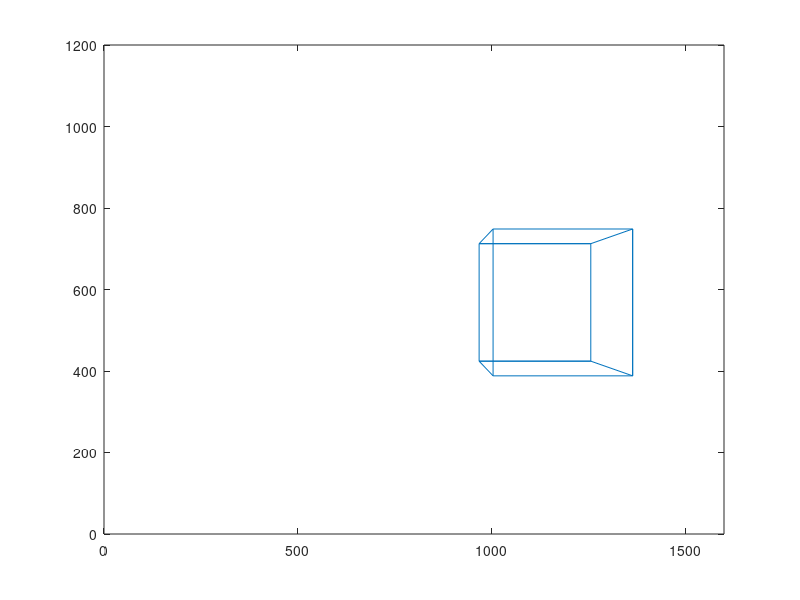
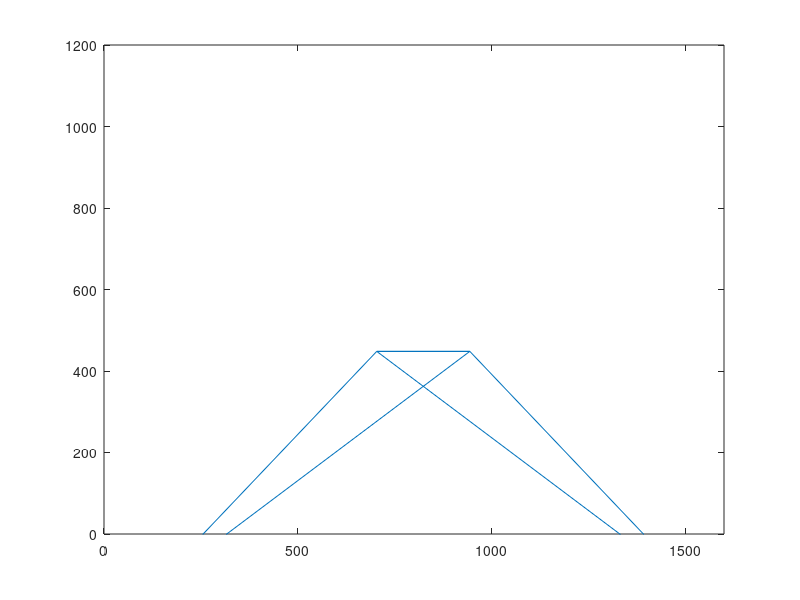
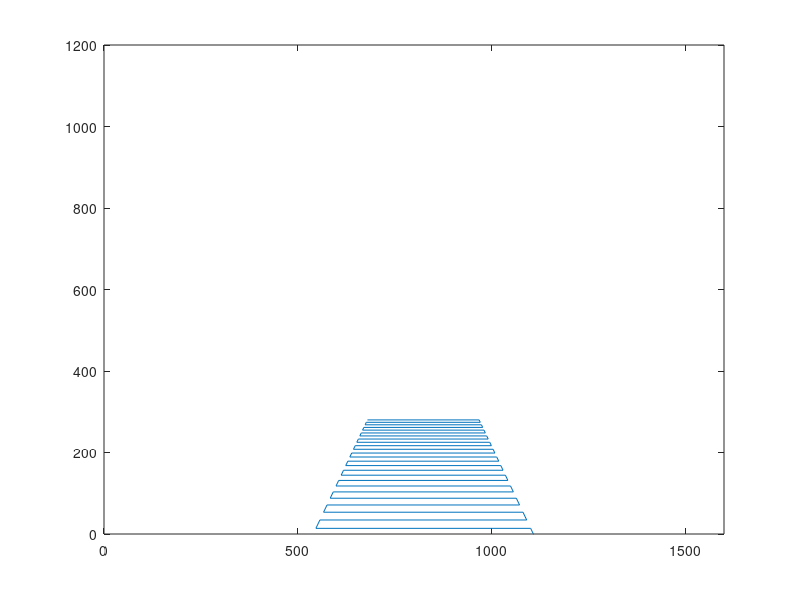

Write the MATLAB code that produced these figures, in order.
f_x = 1440.91263340420;
f_y = 1441.50861351267;
p_x = 823.957545887656;
p_y = 568.296028574054;
s = 0;

image_width = 1600;
image_height = 1200;

K = [f_x s p_x;0 f_y p_y;0 0 1];
K_inv = [f_y 0 (-p_x*f_y);0 f_x (-p_y*f_x);0 0 (f_x*f_y)]*1/((f_x).*(f_y));


theta = 0;
R = [1 0 0; 0 cos(theta) sin(theta); 0 -sin(theta) cos(theta)];

%=== DEFINE A CUBE ===%
L = 1;
H = 1;
D = 4;

delta_x = L/2;
delta_y = -H/2;
delta_z = 0;

p_1 = [0;L;D]+[delta_x;delta_y;delta_z];
p_2 = [L;L;D]+[delta_x;delta_y;delta_z];
p_3 = [L;0;D]+[delta_x;delta_y;delta_z];
p_4 = [0;0;D]+[delta_x;delta_y;delta_z];
p_5 = p_1 + [0;0;H];
p_6 = p_2 + [0;0;H];
p_7 = p_3 + [0;0;H];
p_8 = p_4 + [0;0;H];

%Transform Points Individually 3D -> 2D
P_1 = K*p_1;
P_2 = K*p_2;
P_3 = K*p_3;
P_4 = K*p_4;
P_5 = K*p_5;
P_6 = K*p_6;
P_7 = K*p_7;
P_8 = K*p_8;

%Alternate Description
p_array = [p_1 p_2 p_3 p_4 p_1 p_5 p_6 p_7 p_8 p_5 p_6 p_2 p_3 p_7 p_8 p_4];

out = [];
for I = p_array
    out = [out K*R*I];
end

figure(1)
plot(out(1,:)./out(3,:),out(2,:)./out(3,:))
axis([0 image_width 0 image_height])

%=== DEFINE A ROAD ===%
W = 1 ;
L = 10 ;
D = 2 ;
H = 1 ;

p_11 = [-W;-H;D];
p_12 = [-W;-H;D+L];
p_21 = [W;-H;D];
p_22 = [W;-H;D+L];

road_path = [p_11 p_12 p_22 p_21 p_11 p_22 p_12 p_21];

out = [];
for I = road_path
    out = [out K*I];
end

figure(2)
plot(out(1,:)./out(3,:),out(2,:)./out(3,:))
axis([0 image_width 0 image_height])


%=== DEFINE ZIG-ZAG ROAD ===%
W = 1 ;
D = 2 ;1200
H = 2 ;
S = 0.2;
number_zigs = 20;

zig_zag_path = [];
p_start = [-W; -H; D];
for i = 1:number_zigs
    p_a = p_start + [0;0;S];
    p_b = p_a + [2*W;0;0];
    p_c = p_b + [0;0;S];
    p_d = p_c - [2*W;0;0];
    
    zig_zag_path = [zig_zag_path p_start p_a p_b p_c p_d];
    p_start = p_d;
end

out = [];
for I = zig_zag_path
    out = [out K*I];
end

figure(3)
plot(out(1,:)./out(3,:),out(2,:)./out(3,:))
axis([0 image_width 0 image_height])


% === INVERSE CAMERA MATRIX === %

p_in = out(:,2)/out(3,2);

rates = K_inv*p_in;
parameter = -H/rates(2);
p_out = rates*parameter





